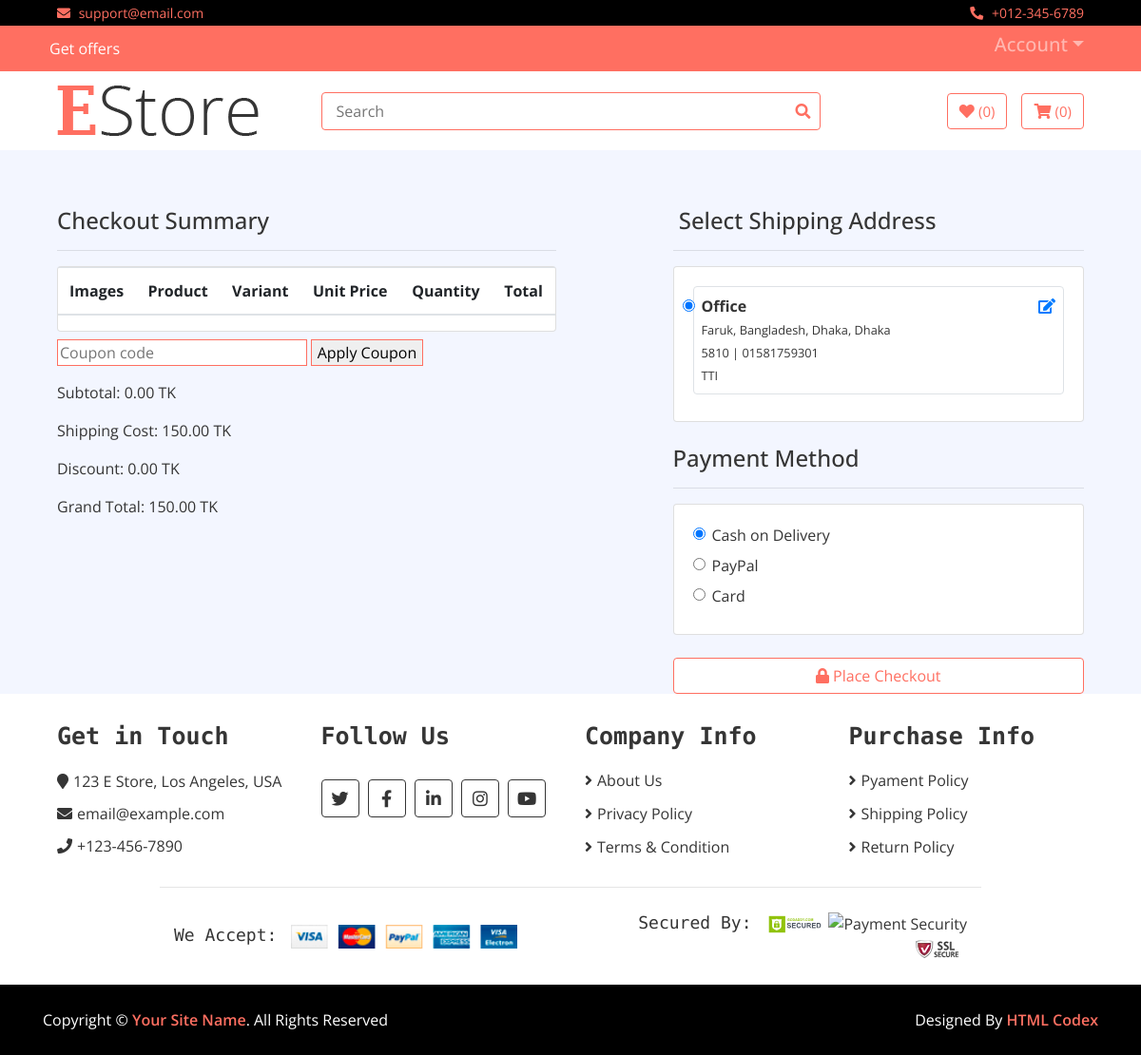
The app's page /checkout/view/ (signed in) with its own data.
### checkout/models.py (models this page shows, shortened)
class Shipping(models.Model):
    SHIPPING_CHOICES = (('Home', 'Home'), ('Office', 'Office'))
    user = models.ForeignKey(
        User,
        on_delete=models.CASCADE,
        related_name='shipping'
    )
    shipping_choice = models.CharField(_("shipping_choice"), max_length=20, choices=SHIPPING_CHOICES, default='Home')
    name = models.CharField(_("name"), max_length=150)
    country = models.CharField(_("country"), max_length=150)
    city = models.CharField(_("city"), max_length=150)
    home_city = models.CharField(_("home_city"), max_length=150)
    zip_code = models.CharField(_("zip_code"), max_length=15)
    phone = models.CharField(_("phone"), max_length=16)
    address = models.TextField(_("address"), max_length=500)
    created_at = models.DateTimeField(_("created_at"), auto_now_add=True)
    updated_at = models.DateTimeField(_("updated_at"), auto_now=True)
    class Meta:
        ordering = ['id']
        verbose_name_plural = "01. Shipping"

### checkout/views.py (the view, shortened to what this page needs)
# urls.py: path('view/', CheckoutView.as_view(), name='checkout-view'),
@method_decorator(never_cache, name='dispatch')
class CheckoutView(LoginRequiredMixin, generic.View):
    login_url = 'login'
    def get(self, request):
        cart_items = Cart.objects.filter(user=request.user, paid=False).select_related('product', 'variant')\
        .prefetch_related('product__galleries')
        subtotal_dict = cart_items.aggregate(
            total=Sum(F('stored_unit_price') * F('quantity'), output_field=DecimalField(max_digits=10, decimal_places=2))
        )
        subtotal = subtotal_dict['total'] or Decimal('0.00')
        subtotal = subtotal.quantize(Decimal('0.01'), ROUND_HALF_UP)
        discount_amount = Decimal('0.00')
        coupon_code = request.session.get('coupon_code')
        grand_total = max(subtotal + SHIPPING_COST - discount_amount, Decimal('0.00')).quantize(Decimal('0.01'), ROUND_HALF_UP)
        shipping_address = Shipping.objects.filter(user=request.user)
        payment_methods = Checkout.PAYMENT_METHOD_CHOICES
        return render(request, 'checkout/checkout.html', {
            "cart_items": cart_items,
            "shipping_address": shipping_address,
            "payment_methods": payment_methods,
            "subtotal": subtotal,
            "shipping_cost": SHIPPING_COST,
            "discount_amount": discount_amount,
            "grand_total": grand_total,
            "coupon_code": coupon_code
        })

### templates/checkout/checkout.html (shortened to what this page needs)
{% extends 'base.html' %}
{% load static %}
{% block content %}
    <div class="checkout">
        <div class="container-fluid">
            <form action="" method="post" id="checkout-form">
                <div class="row">
                    <div class="col-md-6">
                        <h4>Checkout Summary</h4>
                        <hr>
                        <div class="card mb-2">
                            <div class="table-content table-responsive">
                                <table class="table">
                                    <thead>
                                        <tr>
                                            <th>Images</th>
                                            <th>Product</th>
                                            <th>Variant</th>
                                            <th>Unit Price</th>
                                            <th>Quantity</th>
                                            <th>Total</th>
                                        </tr>
                                    </thead>
                                </table>
                            </div>
                        </div>
                        <div class="coupon mb-3">
                            <input class="w-50" style="border: 1px solid #FF6F61;"
                            id="coupon-code" name="coupon_code" value="{{ coupon_code|default:'' }}" placeholder="Coupon code" type="text">
                            <button style="border: 1px solid #FF6F61;" type="button" id="apply-coupon-btn">Apply Coupon</button>
                        </div>
                        <p class="text-end me-3" id="sub-total">Subtotal: {{ subtotal }} TK</p>
                        <p class="text-end me-3">Shipping Cost: {{ shipping_cost }} TK</p>
                        <p class="text-end me-3" id="discount-amount">Discount: {{ discount_amount }} TK</p>
                        <p class="text-end me-3 fw-bold" id="grand-total">Grand Total: {{ grand_total }} TK</p>
                    </div>
                    <div class="col-md-5 offset-md-1">
                        <h4>
                             Select Shipping Address
                        </h4>
                        <hr>
                        <div class="card mb-4">
                            <div class="card-body">
                                {% for ship_add in shipping_address %}
                                <div class="form-check border rounded p-2 mb-2 d-flex align-items-start">
                                    <input
                                        class="form-check-input me-2"
                                        type="radio"
                                        name="address"
                                        value="{{ ship_add.id }}"
                                        id="address{{ forloop.counter }}"
                                        {% if forloop.first %}checked{% endif %}>
                                    <label class="form-check-label flex-grow-1" for="address{{ forloop.counter }}">
                                        <strong>{{ ship_add.shipping_choice }}</strong><br>
                                        <small>{{ ship_add.name }}, {{ ship_add.country }}, {{ ship_add.city }}, {{ ship_add.home_city }}</small><br>
                                        <small>{{ ship_add.zip_code }} | {{ ship_add.phone }}</small><br>
                                        <small>{{ ship_add.address }}</small>
                                    </label>
                                    <a href="{% url 'shipping-edit' ship_add.id %}"
                                    class="text-primary ms-2"
                                    title="Edit Address">
                                        <i class="fas fa-edit"></i>
                                    </a>
                                </div>
                                {% endfor %}
                            </div>
                        </div>
                        <h4>Payment Method</h4>
                        <hr>
                        <div class="card mb-4">
                            <div class="card-body">
                                {% for value, label in payment_methods %}
                                <div class="form-check mb-2">
                                    <input
                                        class="form-check-input"
                                        type="radio"
                                        name="payment_method"
                                        value="{{ value }}"
                                        id="pay_{{ value }}"
                                        {% if forloop.first %}checked{% endif %}>
                                    <label class="form-check-label" for="pay_{{ value }}">
                                        {{ label }}
                                    </label>
                                </div>
                                {% endfor %}
                            </div>
                        </div>
                        <button class="btn cart-btn w-100" type="submit">
                            <i class="fa fa-lock me-2"></i> Place Checkout
                        </button>
                    </div>
                </div>
            </form>
        </div>
    </div>
{% endblock content %}

### static/css/style.css (style rules this page uses)
* { list-style: none; text-decoration: none; }
body { color: #353535; font-family: 'Open Sans', sans-serif; font-weight: 400; background: #f3f6ff; }
a { color: #FF6F61; }
@media (min-width: 992px) { .container-fluid { padding-right: 60px; padding-left: 60px; } }
.btn { color: #FF6F61; background: #ffffff; border: 1px solid #FF6F61; }
.size-option, .color-option, .btn { outline: none !important; box-shadow: none !important; }
.checkout { position: relative; padding-top: 30px; }

### records on screen
Shipping: shipping_choice "Office", name "Faruk", country "Bangladesh", city "Dhaka", home_city "Dhaka", zip_code "5810", phone "01581759301", address "TTI"

### other values on screen
{{ wish_count|default:"0" }} "0"
{{ cart_count|default:"0" }} "0"
{{ subtotal }} "0.00"
{{ shipping_cost }} "150.00"
{{ discount_amount }} "0.00"
{{ grand_total }} "150.00"
{{ label }} "Cash on Delivery" "PayPal" "Card"
